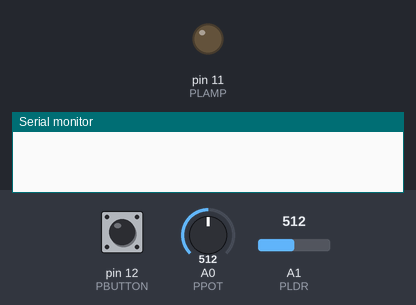
A sketch run on a simulated Arduino Uno, built with avr-gcc and run on an emulated ATmega328P. Parts: output pins drawn as LEDs (lit = HIGH), the last lines printed to the serial monitor. Inputs (shaded band) come from the test bench; at power-on: pin 12 (PBUTTON) HIGH, A0 (PPOT) = 512, A1 (PLDR) = 512.

Above: at 1.2 s.
1.3 s: pin 12 (PBUTTON) pulled LOW for 0.15 s
At 1.37 s:
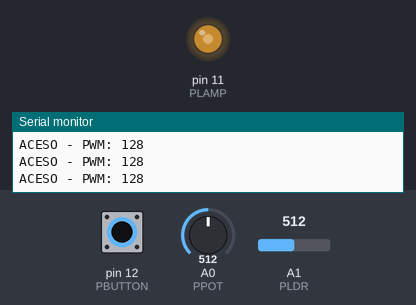
2.9 s: pin 12 (PBUTTON) pulled LOW for 3.2 s
At 7.3 s:
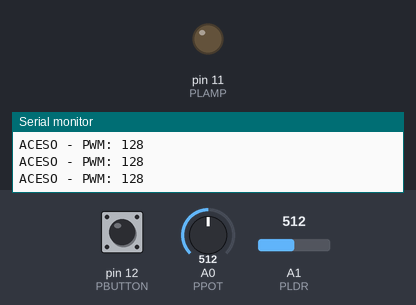
7.6 s: pin 12 (PBUTTON) driven LOW
At 8.3 s:
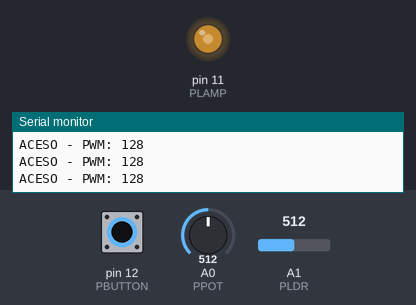
10.6 s: A0 (PPOT) set to 500
At 11.4 s:
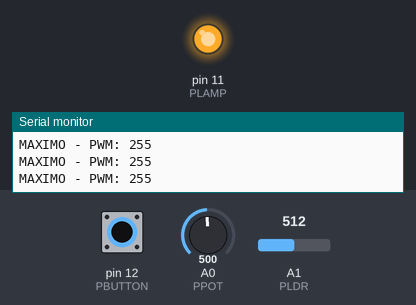
12.1 s: pin 12 (PBUTTON) driven HIGH
At 13.0 s:
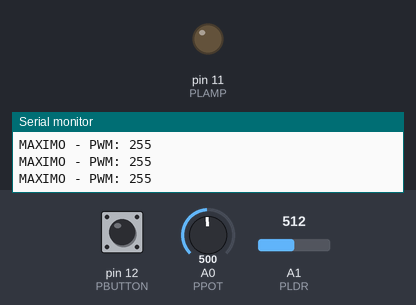
Timing chart, 0 to 14.6 s (numbered marks = the images above; inputs shaded):
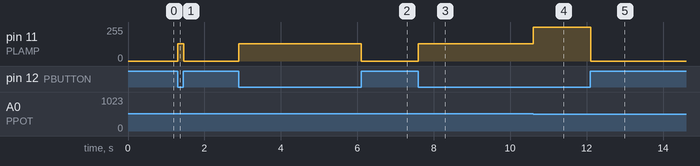

Measured:
- the behaviour switches between 512 and 511 on A0 (PPOT) (found by bisection; images 3 and 4)
- after the input at 1.3 s, pin 11 (PLAMP): 0/255 → 128/255 at once, → 0/255 0.16 s later
- after the input at 2.9 s, pin 11 (PLAMP): 0/255 → 128/255 at once, → 0/255 3.2 s later
- after the input at 7.6 s, pin 11 (PLAMP): 0/255 → 128/255 at once
- after the input at 10.6 s, pin 11 (PLAMP): 128/255 → 255/255 at once
- after the input at 12.1 s, pin 11 (PLAMP): 255/255 → 0/255 at once

The sketch:

LDR.ino
```cpp
#define PPOT  A0
#define PLDR  A1
#define PLAMP 11
#define PBUTTON 12
int lamp_pwm;
float val_min = 0.5; // Valor em %

void setup() {
  // put your setup code here, to run once:
  pinMode(PLAMP, OUTPUT);
  pinMode(PBUTTON, INPUT_PULLUP);
  Serial.begin(9600);
}

void loop() {
  lamp_pwm = map(analogRead(PLDR), 0, 1023, 255, 0);
  if (!digitalRead(PBUTTON)) {
    if ( analogRead(PPOT) <  val_min * 1023)
    {
      analogWrite(PLAMP, 255);
      Serial.println("MAXIMO - PWM: 255");
    } else {
      analogWrite(PLAMP, lamp_pwm);
      Serial.println("ACESO - PWM: " + (String) lamp_pwm);
    }
  } else
    analogWrite(PLAMP, 0);
}
```
